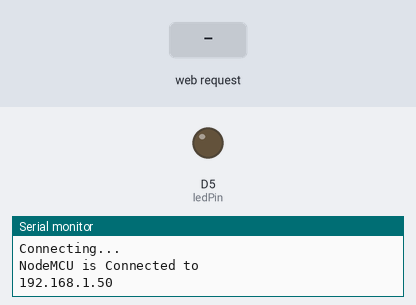
The sketch below on a simulated ESP8266 (NodeMCU). Shown: output pins drawn as LEDs (lit = HIGH), the last lines printed to the serial monitor. The test bench sets the inputs (shaded band). WiFi joins after 1.5 s; servers stay silent unless stated.

Above: at 3.2 s.
3.3 s: HTTP request GET /on received
At 3.6 s:
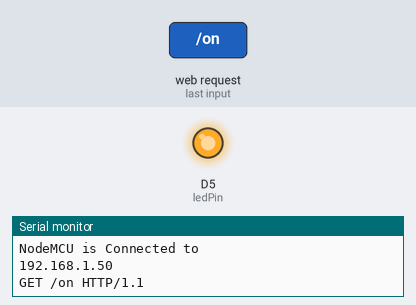
4.8 s: HTTP request GET /off received
At 5.9 s:
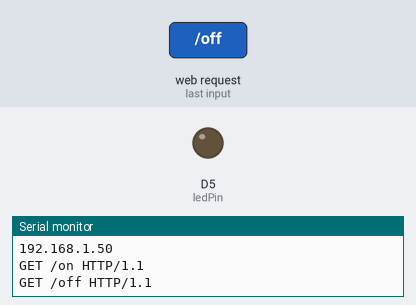
Timing chart, 0 to 7.8 s (numbered marks = the images above; inputs shaded):
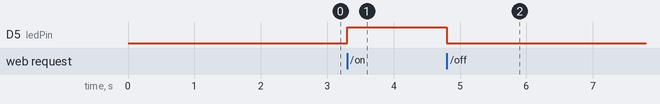

Measured:
- after the input at 3.3 s, D5 (ledPin): LOW → HIGH at once
- after the input at 4.8 s, D5 (ledPin): HIGH → LOW at once

The sketch:

nodeMcu_Request_Handling.ino
```cpp
#include <ESP8266WiFi.h>
#define ledPin D5

WiFiClient client;
WiFiServer server(80);
void setup() {
  Serial.begin(9600);
  pinMode(ledPin,OUTPUT);

  // put your setup code here, to run once:
  WiFi.begin("Galaxy", "Galaxy007");
  while (WiFi.status() != WL_CONNECTED) {
    delay(1000);
    Serial.println("Connecting...");
  }
  Serial.println("NodeMCU is Connected to ");
  Serial.println(WiFi.localIP());
  server.begin();
}

void loop() {
  client = server.available();
  if (client == 1) {
    String request = client.readStringUntil('\n');
    Serial.println(request);
    request.trim();
    if (request == "GET /on HTTP/1.1") {
      digitalWrite(ledPin, 1);
    }
    if (request == "GET /off HTTP/1.1") {
      digitalWrite(ledPin, 0);
    }
  }
}
```
